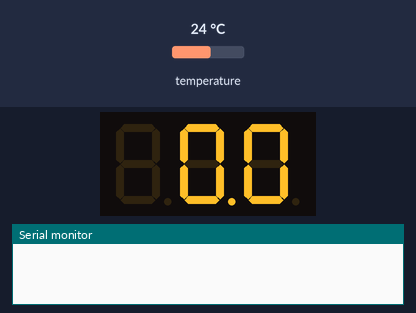
This sketch was run on a simulated Arduino Uno, built with avr-gcc and run on an emulated ATmega328P. Parts: 3-digit seven-segment display, the last lines printed to the serial monitor. The test bench sets the inputs (shaded band); at power-on: temperature 24 °C.

Above: at 1.1 s.
At 17.3 s:
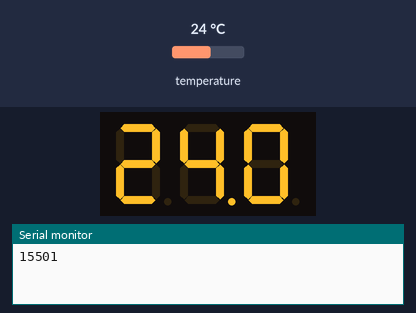

Measured:
- what the display in image 0 shows lasts 16.3 s, from 1.0 s to 17.3 s

The sketch:

dallas_sensor_temperatura.ino
```cpp
#include <OneWire.h>

#include <DallasTemperature.h>

#include "SevSeg.h"

SevSeg sevseg;
int x = 0;
int pinTemp = 13;

OneWire oneWire (pinTemp);
DallasTemperature sensors (&oneWire);
float temp = 0;
// Assign the addresses of your 1-Wire temp sensors.
DeviceAddress InThermo = {
        0x28, 0x69, 0xC2, 0xB0, 0x03, 0x00, 0x00, 0X9F };
DeviceAddress OutThermo = {
        0x28, 0x7A, 0x8B, 0xC0, 0x03, 0x00, 0x00, 0x2F };

long interval = 15500;
long prevmillis = millis ();

void setup() {
    byte numDigits = 3;
    byte digitPins[] = {2, 3, 4};
    byte segmentPins[] = {6, 7, 8, 9, 10, 11, 12, 5};
    sevseg.begin(COMMON_ANODE, numDigits, digitPins, segmentPins);
    sevseg.setBrightness(1);
    sensors.begin ();
    sensors.setResolution(InThermo, 12);
    sensors.setResolution(OutThermo, 12);

    delay(1000);
    Serial.begin (9600);


}

void loop() {


    if ((millis () - prevmillis) > interval){
        prevmillis = millis ();
        Serial.println (millis());
        sensors.requestTemperatures();
        delay (1000);
        temp = sensors.getTempCByIndex(0);
    }
    sevseg.setNumber (temp,1);
    sevseg.refreshDisplay();

}
```
